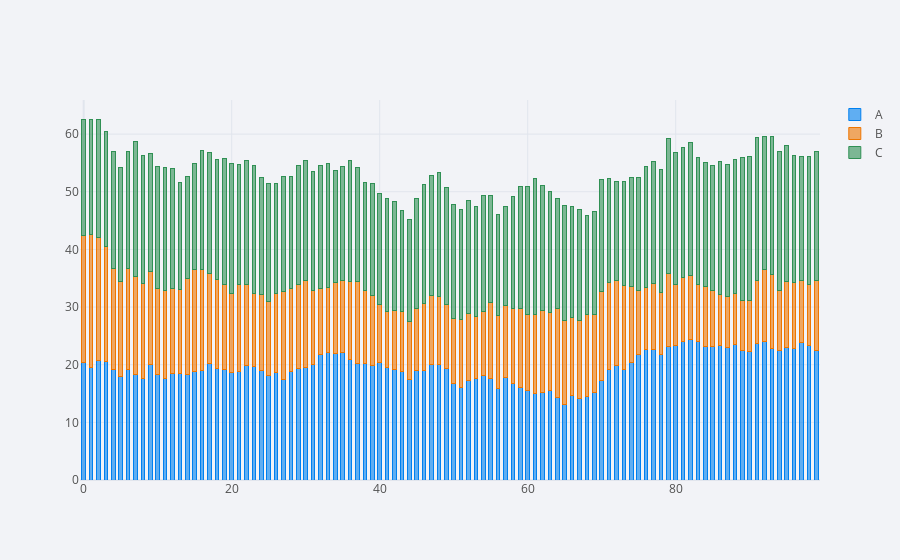

Write notebook code for a chart like this one.
### Code cell
cf.set_config_file(theme='polar')
df.iplot(kind = 'bar', barmode='stack', bargap=0.5)
